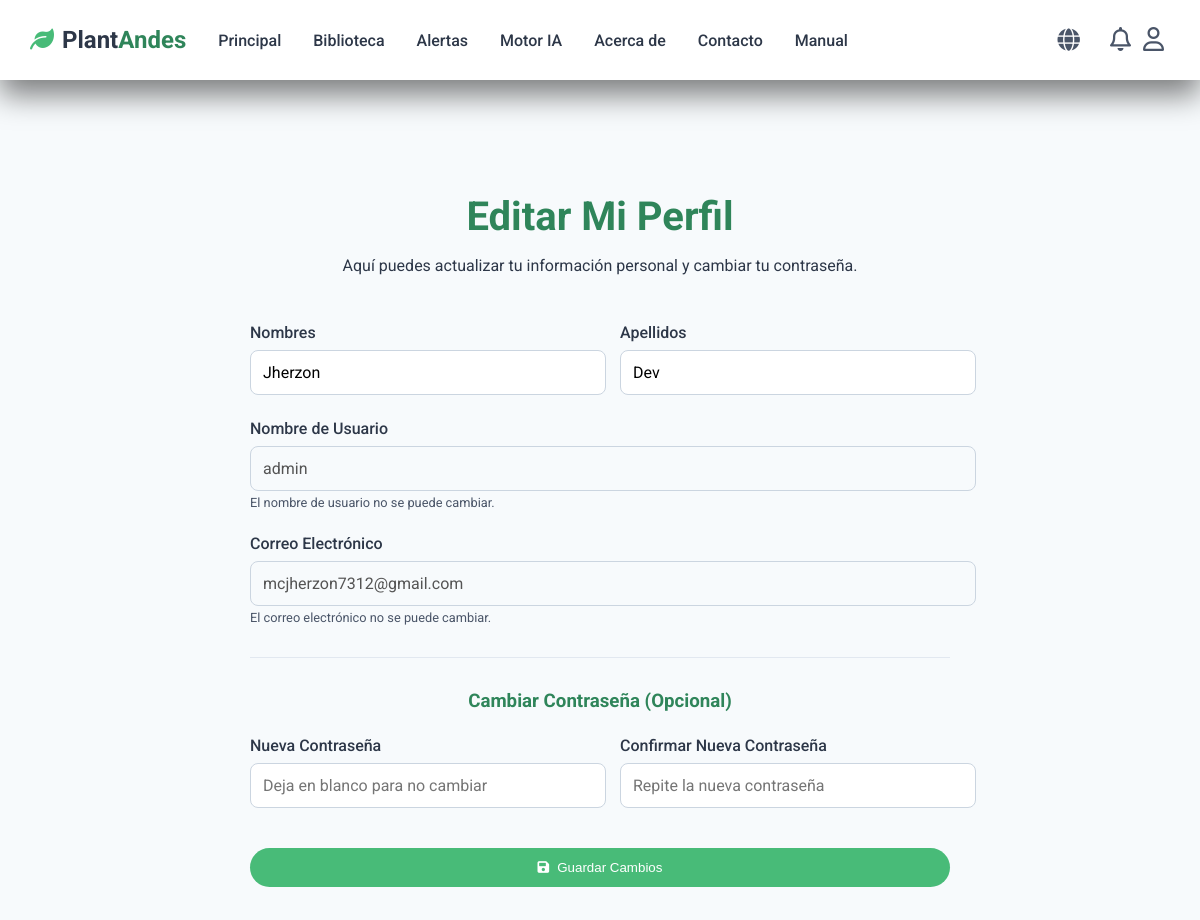
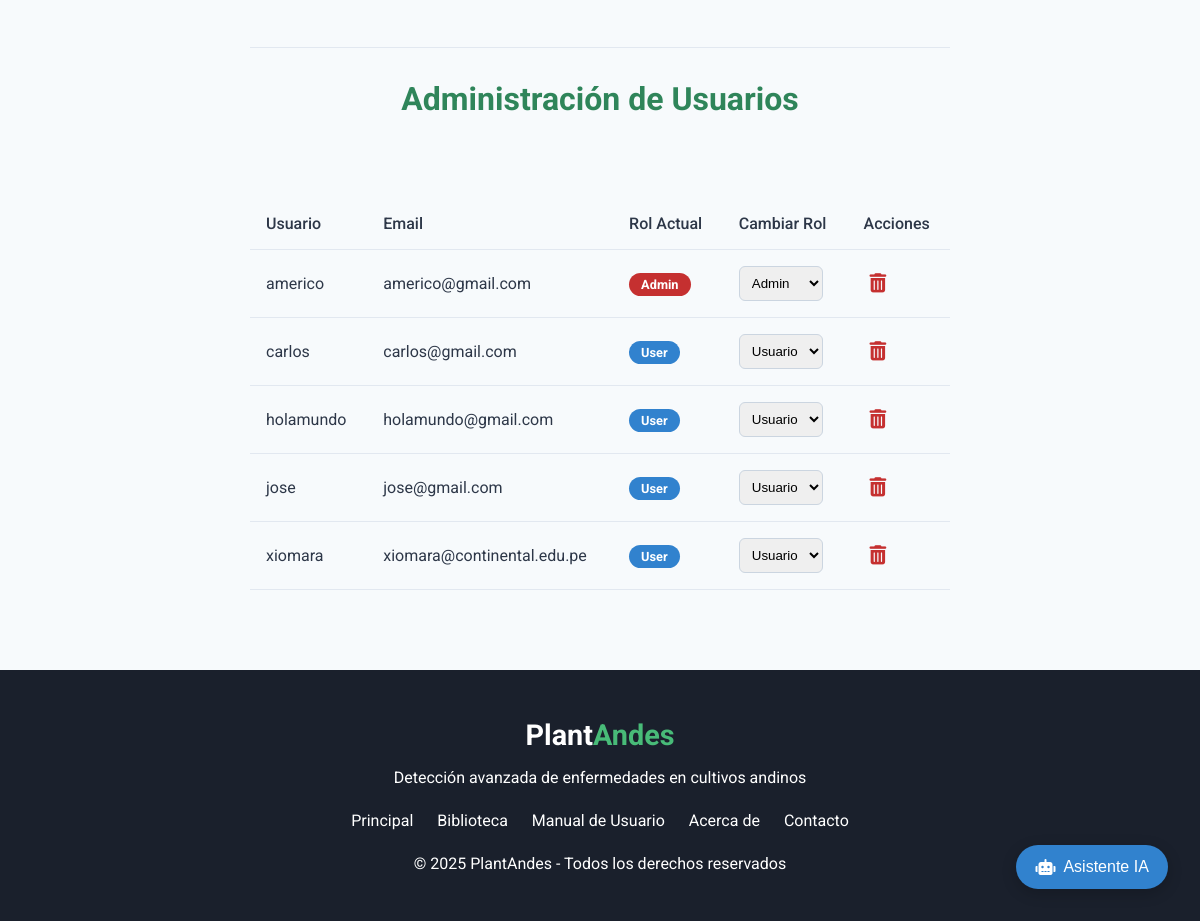
Screenshot of /edit_profile (signed in) with the database file from the repository (2 pictures, top to bottom).
### models.py (models this page shows, shortened)
class User(UserMixin, db.Model):
    id = db.Column(db.Integer, primary_key=True)
    username = db.Column(db.String(80), unique=True, nullable=False)
    first_name = db.Column(db.String(100), nullable=False)
    last_name = db.Column(db.String(100), nullable=False)
    email = db.Column(db.String(120), unique=True, nullable=False)
    password_hash = db.Column(db.String(256))
    created_at = db.Column(db.DateTime, default=db.func.current_timestamp())
    address = db.Column(db.String(255), nullable=True)
    zone_id = db.Column(db.Integer, db.ForeignKey('zone.id'), nullable=False)
    zone = db.relationship('Zone', backref=db.backref('users', lazy=True))
    diagnoses = db.relationship('Diagnosis', backref='user', lazy='dynamic')
    role = db.Column(db.String(20), nullable=False, default='user') # Roles: 'user', 'admin'

### app.py (the view, shortened to what this page needs)
@app.route('/edit_profile', methods=['GET', 'POST'])
@login_required
def edit_profile():
    users = None
    if current_user.role == 'admin':
        users = User.query.filter(User.id != current_user.id).order_by(User.username).all()
    return render_template('edit_profile.html', users=users)

### app.py (called while the page is built)
def get_locale():
    if 'language' in session and session['language'] in app.config['LANGUAGES']:
        return session['language']
    return request.accept_languages.best_match(app.config['LANGUAGES'].keys())

@event.listens_for(Engine, "connect")
def set_sqlite_pragma(dbapi_connection, connection_record):
    cursor = dbapi_connection.cursor()
    cursor.execute("PRAGMA foreign_keys=ON")
    cursor.close()

@app.context_processor
def inject_notifications():
    if current_user.is_authenticated:
        unread_notifications = Notification.query.filter_by(user_id=current_user.id, is_read=False).order_by(Notification.created_at.desc()).all()
        return dict(unread_notifications=unread_notifications)
    return dict(unread_notifications=[])

@login_manager.user_loader
def load_user(user_id):
    return User.query.get(int(user_id))

### templates/edit_profile.html (shortened to what this page needs)
{% extends 'base.html' %}
{% block content %}
<section class="contact-section">
    <div class="container" style="max-width: 700px;">
        <h1 class="section-title">Editar Mi Perfil</h1>
        <p class="section-description" style="text-align: center; max-width: 800px; margin: -2rem auto 3rem;">
            Aquí puedes actualizar tu información personal y cambiar tu contraseña.
        </p>
        <div class="contact-form">
            <form action="{{ url_for('edit_profile') }}" method="POST">
                <div class="form-grid">
                    <div class="form-group">
                        <label for="first_name">Nombres</label>
                        <input type="text" id="first_name" name="first_name" value="{{ current_user.first_name }}" required>
                    </div>
                    <div class="form-group">
                        <label for="last_name">Apellidos</label>
                        <input type="text" id="last_name" name="last_name" value="{{ current_user.last_name }}" required>
                    </div>
                </div>
                <div class="form-group">
                    <label for="username">Nombre de Usuario</label>
                    <input type="text" id="username" name="username" value="{{ current_user.username }}" disabled>
                    <small>El nombre de usuario no se puede cambiar.</small>
                </div>
                <div class="form-group">
                    <label for="email">Correo Electrónico</label>
                    <input type="email" id="email" name="email" value="{{ current_user.email }}" disabled>
                    <small>El correo electrónico no se puede cambiar.</small>
                </div>
                <hr class="form-divider">
                <h3 class="form-subtitle">Cambiar Contraseña (Opcional)</h3>
                <div class="form-grid">
                    <div class="form-group">
                        <label for="new_password">Nueva Contraseña</label>
                        <input type="password" id="new_password" name="new_password" placeholder="Deja en blanco para no cambiar">
                    </div>
                    <div class="form-group">
                        <label for="confirm_password">Confirmar Nueva Contraseña</label>
                        <input type="password" id="confirm_password" name="confirm_password" placeholder="Repite la nueva contraseña">
                    </div>
                </div>
                <button type="submit" class="analyze-button" style="width: 100%; justify-content: center; margin-top: 1rem;">
                    <i class="fas fa-save"></i> Guardar Cambios
                </button>
            </form>
        </div>
        {% if current_user.role == 'admin' %}
        <hr class="form-divider" style="margin-top: 5rem;">
        <div class="admin-section">
            <h2 class="section-title" style="font-size: 2rem;">Administración de Usuarios</h2>
            <div class="user-table-container">
                <table class="user-table">
                    <thead>
                        <tr>
                            <th>Usuario</th>
                            <th>Email</th>
                            <th>Rol Actual</th>
                            <th>Cambiar Rol</th>
                            <th>Acciones</th>
                        </tr>
                    </thead>
                    <tbody>
                        {% for user in users %}
                        <tr>
                            <td>{{ user.username }}</td>
                            <td>{{ user.email }}</td>
                            <td><span class="role-badge role-{{ user.role }}">{{ user.role }}</span></td>
                            <td>
                                <form action="{{ url_for('update_user_role', user_id=user.id) }}" method="POST" class="role-form">
                                    <select name="role" onchange="this.form.submit()">
                                        <option value="user" {% if user.role == 'user' %}selected{% endif %}>Usuario</option>
                                        <option value="admin" {% if user.role == 'admin' %}selected{% endif %}>Admin</option>
                                    </select>
                                </form>
                            </td>
                            <td>
                                <form action="{{ url_for('delete_user', user_id=user.id) }}" method="POST" onsubmit="return confirm('¿Estás seguro de que quieres eliminar a este usuario? Esta acción no se puede deshacer.');">
                                    <button type="submit" class="delete-button"><i class="fas fa-trash-alt"></i></button>
                                </form>
                            </td>
                        </tr>
                        {% endfor %}
                    </tbody>
                </table>
            </div>
        </div>
        {% endif %}
    </div>
</section>
{% endblock %}

### templates/base.html (shortened to what this page needs)
<!DOCTYPE html>
<html lang="es">
<head>
    <link rel="stylesheet" href="{{ url_for('static', filename='css/enhanced-plantix-style.css') }}">
    <link rel="stylesheet" href="https://cdnjs.cloudflare.com/ajax/libs/font-awesome/6.0.0-beta3/css/all.min.css">
</head>
<body>
    <header>
        <nav class="navbar">
            <div class="logo">
                <div class="logo-icon">
                    <i class="fas fa-leaf"></i>
                </div>
                <div class="logo-text">Plant<span>Andes</span></div>
            </div>
            <ul class="nav-links" id="nav-links">
                <li><a href="{{ url_for('home_page') }}">{{ _('Principal') }}</a></li>
                <li><a href="{{ url_for('market') }}">{{ _('Biblioteca') }}</a></li>
                <li><a href="{{ url_for('alerts_page') }}">{{ _('Alertas') }}</a></li>
                <li><a href="{{ url_for('ai_engine_page') }}">{{ _('Motor IA') }}</a></li>
                <li><a href="{{ url_for('about_page') }}">{{ _('Acerca de') }}</a></li>
                <li><a href="{{ url_for('contact') }}">{{ _('Contacto') }}</a></li>
                <li><a href="{{ url_for('user_manual') }}">{{ _('Manual') }}</a></li>
            </ul>
            <div class="nav-auth-links" id="user-menu-container">
                <div class="language-selector-nav">
                    <i class="fas fa-globe"></i>
                </div>
                {% if current_user.is_authenticated %}
                <div id="notification-container" class="notification-container">
                    <button id="notification-button" class="user-menu-button">
                        <i class="fa-regular fa-bell"></i>
                    </button>
                </div>
                {% endif %}
                <button id="user-menu-button" class="user-menu-button">
                    <i class="fa-regular fa-user"></i>
                </button>
            </div>
        </nav>
    </header>
    <main class="main-container">
        {% block content %}{% endblock %}
    </main>
    <footer>
        <div class="footer-content">
            <div class="footer-logo">Plant<span>Andes</span></div>
            <p>Detección avanzada de enfermedades en cultivos andinos</p>
            <ul class="footer-links">
                <li><a href="{{ url_for('home_page') }}">Principal</a></li>
                <li><a href="{{ url_for('market') }}">Biblioteca</a></li>
                <li><a href="{{ url_for('user_manual') }}">Manual de Usuario</a></li>
                <li><a href="{{ url_for('about_page') }}">Acerca de</a></li>
                <li><a href="{{ url_for('contact') }}">Contacto</a></li>
            </ul>
            <div class="copyright">
                &copy; 2025 PlantAndes - Todos los derechos reservados
            </div>
        </div>
    </footer>
    <button id="general-chat-fab" class="general-chat-fab">
        <i class="fas fa-robot"></i> Asistente IA
    </button>
</body>
</html>

### static/css/enhanced-plantix-style.css (style rules this page uses)
:root { --green-dark: #2f855a; --green-medium: #48bb78; --green-light: #f0fff4; --brown-earth: #795548; --blue-sky: #3182ce; --text-dark: #2d3748; --text-light: #4a5568; --background-light: #f7fafc; --white: #ffffff; --shadow: 0 4px 6px -1px rgba(0, 0, 0, 0.1), 0 2px 4px -1px rgba(0, 0, 0, 0.06); --font-family: 'Roboto', sans-serif; }
body { font-family: var(--font-family); color: var(--text-dark); margin: 0; padding-top: 80px; overflow-x: hidden; display: flex; flex-direction: column; min-height: 100vh; background-color: var(--background-light); }
.container { max-width: 95%; margin: 0 auto; padding: 0 2rem; }
main { flex-grow: 1; padding-bottom: 5rem; }
header { position: fixed; top: 0; left: 0; width: 100%; background-color: var(--white); box-shadow: 0 15px 30px rgba(0, 0, 0, 0.50); z-index: 1000; transition: background-color 0.3s ease; }
.navbar { display: flex; justify-content: space-between; align-items: center; height: 80px; padding: 0 2.5%; max-width: 100%; margin: 0 auto; }
.logo { display: flex; align-items: center; font-size: 1.5rem; font-weight: 700; text-decoration: none; color: var(--text-dark); }
.logo-icon { color: var(--green-medium); margin-right: 0.5rem; }
.logo-text span { color: var(--green-dark); }
.nav-links { display: flex; list-style: none; margin: 0; padding: 0; }
.nav-links li { margin-left: 2rem; }
.nav-links a { text-decoration: none; color: var(--text-dark); font-weight: 500; transition: color 0.3s ease; }
.section-title { text-align: center; font-size: 2.5rem; font-weight: 700; color: var(--green-dark); margin-bottom: 3rem; }
.analyze-button { background-color: var(--green-medium); color: var(--white); padding: 0.75rem 1.5rem; border: none; border-radius: 50px; text-decoration: none; font-weight: 500; cursor: pointer; transition: background-color 0.3s ease, transform 0.3s ease; display: inline-flex; align-items: center; gap: 0.5rem; }
footer { background-color: #1A202C; color: var(--white); padding: 3rem 2rem; text-align: center; }
.footer-content { max-width: 1200px; margin: 0px auto; }
.footer-logo { font-size: 1.8rem; font-weight: 700; margin-bottom: 1rem; }
.footer-logo span { color: var(--green-medium); }
.footer-links { list-style: none; padding: 0; margin: 1.5rem 0; display: flex; justify-content: center; gap: 1.5rem; flex-wrap: wrap; }
.footer-links a { color: var(--white); text-decoration: none; transition: color 0.3s ease; }
.contact-section { padding-top: 5rem; }
.contact-form .form-group { margin-bottom: 1.5rem; }
.contact-form label { display: block; margin-bottom: 0.5rem; font-weight: 500; color: var(--text-dark); }
.contact-form input, .contact-form textarea { width: 100%; padding: 0.75rem; border: 1px solid #CBD5E0; border-radius: 8px; font-family: var(--font-family); font-size: 1rem; transition: border-color 0.3s ease; }

### templates/base.html (style rules this page uses)
.navbar { display: grid; grid-template-columns: auto 1fr auto; align-items: center; }
.nav-auth-links { display: flex; justify-content: flex-end; align-items: center; position: relative; }
.language-selector-nav { position: relative; margin-right: 1.5rem; }
.language-selector-nav > .fa-globe { color: var(--text-light); font-size: 1.4rem; cursor: pointer; }
.notification-container { position: relative; }
.user-menu-button { background: none; border: none; cursor: pointer; font-size: 1.5em; color: var(--text-light); transition: color 0.3s ease; }
.general-chat-fab { position: fixed; bottom: 2rem; right: 2rem; background-color: var(--blue-sky); color: white; border: none; border-radius: 50px; padding: 0.8rem 1.2rem; font-size: 1rem; font-weight: 500; box-shadow: 0 4px 15px rgba(0,0,0,0.2); cursor: pointer; display: flex; align-items: center; gap: 0.5rem; z-index: 1050; transition: transform 0.3s ease; }

### rows the page displays
User: first_name "Jherzon", last_name "Dev", username "admin", email "mcjherzon7312@gmail.com"
User: username "americo", email "americo@gmail.com", role "Admin"
User: username "carlos", email "carlos@gmail.com", role "User", role "Usuario"
User: username "holamundo", email "holamundo@gmail.com", role "User", role "Usuario"
User: username "jose", email "jose@gmail.com", role "User", role "Usuario"
User: username "xiomara", email "xiomara@continental.edu.pe", role "User", role "Usuario"
